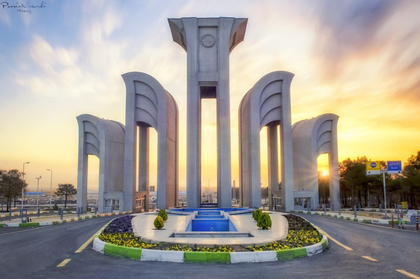
%> input picture HW1/Test_00.ppm, 420 x 279 px, shrunk from 1282 x 852 before the run
$ octave Qst_2.m   (GNU Octave 9; MATLAB toolbox functions it lacks are replaced by stand-ins)
%> lines starting %> are read from the running program, lines starting %| are printed output that depends on the picture
clc; clear; close all;
img = im2double(imread('Test_00.ppm'));
% img = rgb2gray(img);

Red = img(:, :, 1);
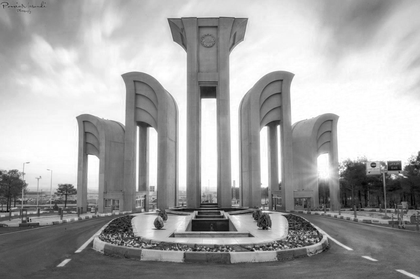
%> Red: size 279x420 double; min 0, max 1, mean 0.643
Green = img(:, :, 2);
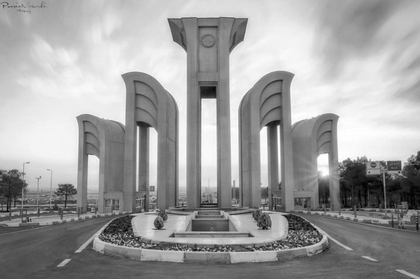
%> Green: size 279x420 double; min 0, max 1, mean 0.622
Blue = img(:, :, 3);
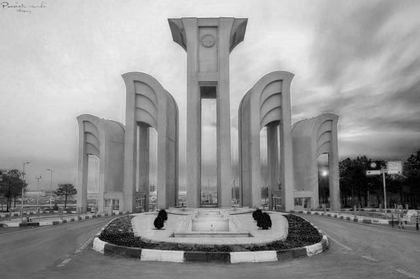
%> Blue: size 279x420 double; min 0, max 0.965, mean 0.59

Gray = Red * 0.2989 + Green * 0.5870 + Blue * 0.1140;
% imshow(Gray, [])
img(:, :, 1) = Gray;
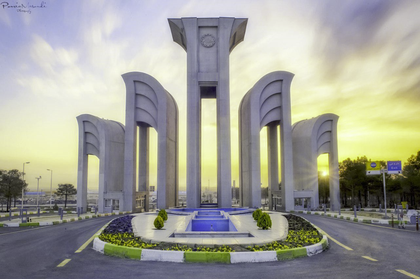
%> img: size 279x420x3 double; mean R, G, B 0.625, 0.622, 0.59
img(:, :, 2) = Gray;
img(:, :, 3) = Gray;
R = 200;
for i = 1 : size(img, 1)
    for j = 1 : size(img, 2)
        if round(sqrt((i-size(img,1)/2)^2 + (j-size(img, 2)/2)^2)) <= R
            img(i, j, 1) = 1;
            img(i, j, 2) = 0;
            img(i, j, 3) = 0;
        end
    end
end
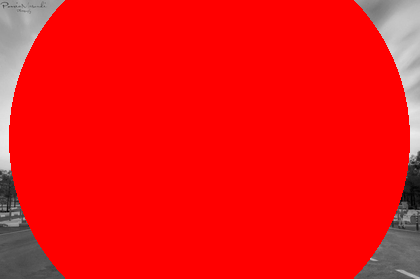
%> img: size 279x420x3 double; mean R, G, B 0.94, 0.0695, 0.0695

imshow(img,[]);

imwrite(img, 'Result.jpg')

$ run again, with HW1/q1.png saved as HW1/Test_00.ppm
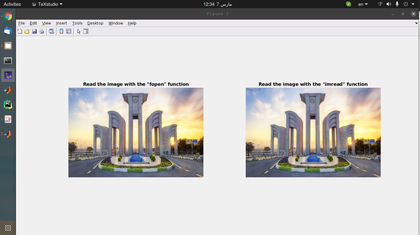
%> input picture HW1/q1.png, 420 x 235 px, shrunk from 1369 x 767 before the run
%> `Blue = img(:, :, 3);`:
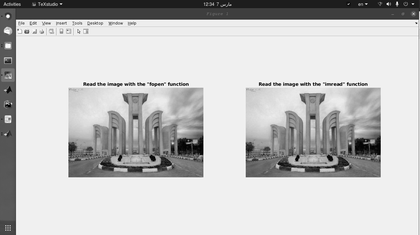
%> Blue: size 235x420 double; min 0, max 1, mean 0.767
%> after the loop `for i = 1 : size(img, 1)`:
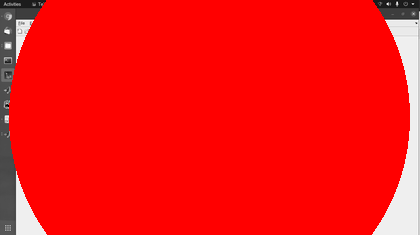
%> img: size 235x420x3 double; mean R, G, B 0.963, 0.0666, 0.0666

$ run again, with HW1/q2.png saved as HW1/Test_00.ppm
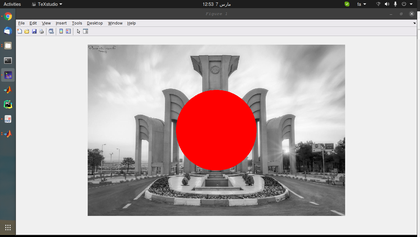
%> input picture HW1/q2.png, 420 x 237 px, shrunk from 1375 x 775 before the run
%> `Gray = Red * 0.2989 + Green * 0.5870 + Blue * 0.1140;`:
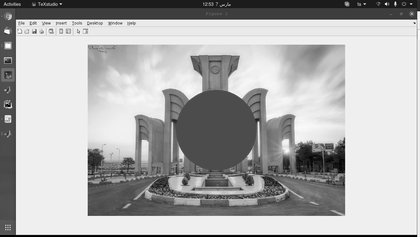
%> Gray: size 237x420 double; min 0, max 1, mean 0.691
%> after the loop `for i = 1 : size(img, 1)`:
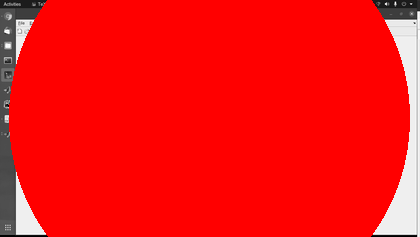
%> img: size 237x420x3 double; mean R, G, B 0.962, 0.0661, 0.0661
